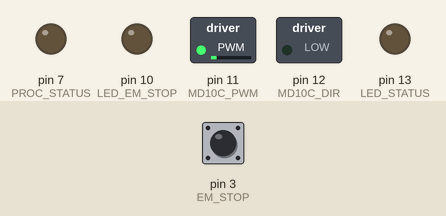
Simulated run of this sketch. Board: Arduino Nano, built with avr-gcc and run on an emulated ATmega328P. On the bench: switched loads named in the sketch (green lamp = pin HIGH), output pins drawn as LEDs (lit = HIGH). The test bench sets the inputs (shaded band); at power-on: pin 3 (EM_STOP) HIGH.

Above: at 1.2 s.
1.3 s: pin 3 (EM_STOP) pulled LOW for 0.15 s
At 21.2 s:
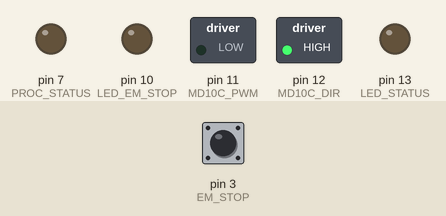
Timing chart, 0 to 21.5 s (numbered marks = the images above; inputs shaded):
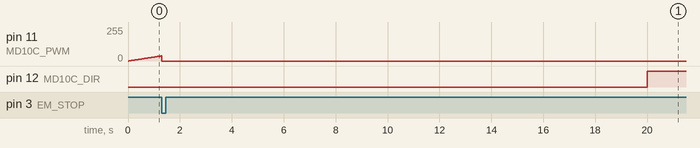

The sketch:

DB1_Robot_Project_Motor_Controller_Test.ino
```cpp
/*
  DB1 Robot Project - Motor Controller Test
  db1-motor-control-test.ino
  Controls single DC Gearmotor with Rotary Encoder
  Motor driven with Cytron MD10C Motor Driver

  Basic Emergency Stop Functionality Test
  Emergency Stop on INT1

  Version 0.43
  Updated 2020-04-30

  DroneBot Workshop 2020
  https://dronebotworkshop.com
*/


// Robot-Specific Options
// Change as required

// Motor Parameters (change as required)
// Motor rotary encoder output pulses per rotation
float count_rev = 374.32;

// Wheel Parameters
// Wheel diameter in millimeters, change if different
float wheel_diameter = 101.60;

// I2C Address List
int i2cAddr0 = 9;    // I2C Address 0
int i2cAddr1 = 10;    // I2C Address 1
int i2cAddr2 = 11;    // I2C Address 2
int i2cAddr3 = 12;    // I2C Address 3

// PWM Frequency Divisors
int pwmDiv0 = 1;
int pwmDiv1 = 8;


// Pin number definitions
// Arduino Nano or ATMega328 design

// Rotary Encoder output to Arduino Interrupt pin 2 (ATMega328 pin 4) - INT 0
#define ENC_IN 2

// Emergency Stop to Arduino Interrupt pin 3 (ATMega328 pin 5) - INT 1
#define EM_STOP 3

// MD10C PWM connected to Arduino pin 11 (ATMega328 pin 17)
#define MD10C_PWM 11

// MD10C DIR connected to Arduino pin 12 (ATMega328 pin 18)
#define MD10C_DIR 12

// I2C Address Select connected to Arduino pins 4 & 5 (ATMega328 pins 6 & 11)
#define I2C_ADDR0 4
#define I2C_ADDR1 5

// PWM Frequency Select connected to Arduino pin 6 (ATMega328 pin 12)
#define PWM_FREQ 6

// Status LED Output connected to Arduino pin 13 (ATMega328 pin 19)
#define LED_STATUS 13

// Processor Status Output connected to Arduino pin 7 (ATMega328 pin 13)
#define PROC_STATUS 7

// Emergency Stop LED Output connected to Arduino pin 10 (ATMega328 pin 16)
#define LED_EM_STOP 10

// Emergency Stop Inputs (Analog Inputs used as Digital Inputs)
#define EM_STOP_0 8   // Arduino pin 8 (ATMega328 pin 14)
#define EM_STOP_1 9   // Arduino pin 9 (ATMega328 pin 15)
#define EM_STOP_2 A0  // Arduino pin A0 (ATMega328 pin 23)
#define EM_STOP_3 A1  // Arduino pin A1 (ATMega328 pin 24)
#define EM_STOP_4 A2  // Arduino pin A2 (ATMega328 pin 25)
#define EM_STOP_5 A3  // Arduino pin A3 (ATMega328 pin 26)


// Operational Variables

// Pulse count from encoder
volatile long encoderValue = 0;

// One-second interval for measurements
int interval = 1000;

// Counters for milliseconds
long previousMillis = 0;
long currentMillis = 0;

// Variable for RPM measurement
int rpm = 0;

// Variable for PWM motor speed output
volatile int motorPwm = 0;

// Variable for motor direction
int motorDir = 1;

// Variable for Motor Status
// 0 = Busy
// 1 = Ready
// 8 = Stop
// 9 = Emergency Stop
volatile int motorStatus = 0;

// Variable for I2C final address
int i2cAddr;


/*
  Function Status

   CMtoSteps - Convert from centimeters to steps - DONE
   clearStop - Clears Emergency Stop condition - FUNCTIONAL
   getStatus - Returns current motor and controller status - NOT CODED
   motorAccel - Accelerates motor between two speeds - DONE
   motorDecel - Decelerates motor between two speeds - DONE
   motorMove - Moves motor at desired speed - DONE
   motorRPM - Reads encoder, returns speed in RPM - NOT CODED
   moveDistance - Move robot platform a specified distance in CM - NOT CODED
   movePWM - Moves motor at speed specified by PWM value - DONE
   moveRPM - Moves motor at speed specified by RPM value - NOT CODED
   readRPM - Reads motor speed in RPM - NOT CODED
   setI2C - Select I2C address based upon state of two I2C Address Pins - DONE
   setPWM - Select motor PWM Frequency based upon state of PWM FREQ Pin - DONE
   setPwmFrequency - Sets PWM frequency using a divisor - DONE
   stopMotor - Stops motor - DONE

*/


// Interrupt Service Routine
// Rotary Encoder input
// Interrupt 0

void isr_rotencode() {

}


// Interrupt Service Routine
// Emergency Stop input
// Interrupt 1

void isr_emstop() {
  // Set motor speed to zero
  motorPwm = 0;
  // Stop Motor by sending PWM signal low
  digitalWrite(MD10C_PWM, 0);

  // Set Status
  motorStatus = 9;

}


// CMtoSteps Function
// Convert from centimeters to steps

int CMtoSteps(float cm) {

  int result;  // Final calculation result
  float circumference = (wheel_diameter * 3.14) / 10; // Calculate wheel circumference in cm
  float cm_step = circumference / count_rev;  // CM per Step

  float f_result = cm / cm_step;  // Calculate result as a float
  result = (int) f_result; // Convert to an integer (note this is NOT rounded)

  return result;  // End and return result

}


// clearStop Function (I2C Command)
// Clears Emergency Stop condition

void clearStop()
{
  // Reset Motor Speed variable
  motorPwm = 0;

  // Write values to Motor Driver
  analogWrite(MD10C_PWM, motorPwm);

  // Set Status to Ready
  motorStatus = 1;
}


// getStatus Function (I2C Command)
// Returns current motor and controller status

void getStatus()
{

}


// motorAccel Function
// Accelerates motor between two speeds
// Required Low Speed and High Speed
// Optional Period of acceleration

void motorAccel(int mspeedlow, int mspeedhigh, int per = 1000) {

  // Determine the increment
  long incr;
  if (mspeedhigh > mspeedlow) {
    incr = per / (mspeedhigh - mspeedlow);
  } else {
    incr = 1;
  }

  for (int i = mspeedlow; i <= mspeedhigh; i++) {
    currentMillis = millis();
    while (millis() < currentMillis + incr) {
      // Drive motor for period in ms
      motorMove(i);
    }
  }
}


// motorDecel Function
// Decelerates motor between two speeds
// Required Low Speed and High Speed
// Optional Period of deceleration

void motorDecel(int mspeedlow, int mspeedhigh, int per = 1000) {

  // Determine the increment
  long incr;
  if (mspeedhigh > mspeedlow) {
    incr = per / (mspeedhigh - mspeedlow);
  } else {
    incr = 1;
  }

  for (int i = mspeedhigh; i >= mspeedlow; i--) {
    currentMillis = millis();
    while (millis() < currentMillis + incr) {
      // Drive motor for period in ms
      motorMove(i);
    }
  }
}


// motorMove Function
// Moves motor at desired speed
// Replaces analogWrite function by checking status

void motorMove(int mtrspeed) {
  // Check motor status
  if (motorStatus == 9) {
    digitalWrite(MD10C_PWM, 0);
  } else {
    analogWrite(MD10C_PWM, mtrspeed);
  }

}


// motorRPM Function
// Reads encoder, returns speed in RPM

int motorRPM(int encpulse)
{

}


// moveDistance Function (I2C Command)
// Move robot platform a specified distance in CM
// Required Distance and Direction parameters
// Optional PWM Speed parameter - 0 to 255
// Optional Acceleration parameter - 1 ms to 60 seconds(0 = none)
// Optional Acceleration parameter - 1 ms to 60 seconds(0 = none)

void moveDistance(int dis, int dr, int spp = 255, int acl = 0, int dcl = 0)
{

  // Set Status to Busy
  if (motorStatus == 9) {
    motorStatus = 9;
  } else {
    motorStatus = 0;
  }

  // Keep Direction between 0 and 1
  if (dr > 1) dr = 1;
  if (dr < 0) dr = 0;

  // Keep acceleration between 0 and 1 minute
  if (acl > 60000) acl = 60000;
  if (acl < 0) acl = 0;

  // Keep deceleration between 0 and 1 minute
  if (dcl > 60000) dcl = 60000;
  if (dcl < 0) dcl = 0;


  // Set Status to Ready
  if (motorStatus == 9) {
    motorStatus = 9;
  } else {
    motorStatus = 1;
  }
}


// movePWM Function (I2C Command)
// Moves motor at speed specified by PWM value
// Required Speed and Direction parameters
// Optional Run Time parameter in milliseconds - 1 ms to 60 seconds(0 = forever)
// Optional Acceleration parameter in milliseconds  - 1 ms to 60 seconds(0 = none)
// Optional Deceleration parameter in milliseconds  - 1 ms to 60 seconds(0 = none)

void movePWM(int spp, int dr, int tm = 60000, int acl = 0, int dcl = 0)
{

  // Set Status to Busy
  if (motorStatus == 9) {
    motorStatus = 9;
  } else {
    motorStatus = 0;
  }

  // Keep PWM speed between 0 and 255
  if (spp > 255) spp = 255;
  if (spp < 0) spp = 0;

  // Keep Direction between 0 and 1
  if (dr > 1) dr = 1;
  if (dr < 0) dr = 0;

  // Keep run time between 0 and 1 minute
  if (tm > 60000) tm = 60000;
  if (tm < 0) tm = 0;

  // Keep acceleration between 0 and 1 minute
  if (acl > 60000) acl = 60000;
  if (acl < 0) acl = 0;

  // Keep deceleration between 0 and 1 minute
  if (dcl > 60000) dcl = 60000;
  if (dcl < 0) dcl = 0;

  // Set Motor Direction
  digitalWrite(MD10C_DIR, dr);

  // Check if there is Acceleration specified
  // If Yes then call accelerate function
  if (acl > 0) {
    motorAccel(0, spp, acl);
    // Update the motor speed variable
    motorPwm = spp;
  }

  // Check if Run Time specified
  // If Yes run for desired time and check for deceletation
  // If no then run forever
  if (tm > 0) {
    // Run for specified period
    currentMillis = millis();
    motorMove(spp);
    // Update the motor speed variable
    motorPwm = spp;
    while (millis() < currentMillis + tm) {
      //wait for time in ms
    }

    // Check for Deceleration
    if (dcl > 0) {
      // Call decelerate function
      motorDecel(0, spp, dcl);
      // Update the motor speed variable
      motorPwm = 0;
    } else {
      // Stop the motor
      analogWrite(MD10C_PWM, 0);
      // Update the motor speed variable
      motorPwm = 0;
    }

  } else {

    // Write speed to Motor Driver
    motorMove(spp);

  }

  // Set Status to Ready
  if (motorStatus == 9) {
    motorStatus = 9;
  } else {
    motorStatus = 1;
  }

}


// moveRPM Function (I2C Command)
// Moves motor at speed specified by RPM value
// Required Speed and Direction parameters
// Optional Run Time parameter - 1 ms to 60 seconds(0 = forever)
// Optional Acceleration parameter - 1 ms to 60 seconds(0 = none)
// Optional Acceleration parameter - 1 ms to 60 seconds(0 = none)

void moveRPM(int spr, int dr, int tm = 60000, int acl = 0, int dcl = 0)
{

  // Set Status to Busy
  //motorStatus = 0;

  // Keep Direction between 0 and 1
  if (dr > 1) dr = 1;
  if (dr < 0) dr = 0;

  // Keep run time between 0 and 1 minute
  if (tm > 60000) tm = 60000;
  if (tm < 0) tm = 0;

  // Keep acceleration between 0 and 1 minute
  if (acl > 60000) acl = 60000;
  if (acl < 0) acl = 0;

  // Keep deceleration between 0 and 1 minute
  if (dcl > 60000) dcl = 60000;
  if (dcl < 0) dcl = 0;


  // Set Status to Ready
  if (motorStatus == 9) {
    motorStatus = 9;
  } else {
    motorStatus = 1;
  }

}


// readRPM Function (I2C Command)
// Reads motor speed in RPM

void readRPM()
{

}


// setI2C Function
// Select I2C address based upon state of two I2C Address Pins
// Input four I2C Addresses
// Returns selected I2C Address

int setI2C(int addr0, int addr1, int addr2, int addr3) {

  int i2cpinstate0;  // State of I2C address select pin 0
  int i2cpinstate1;  // State of I2C address select pin 1
  int i2caddress;  // Final I2C address

  i2cpinstate0 = digitalRead(I2C_ADDR0); //Read I2C address select pin 0
  i2cpinstate1 = digitalRead(I2C_ADDR1); //Read I2C address select pin 1

  if (i2cpinstate0 == 0 & i2cpinstate1 == 0 ) {
    i2caddress = addr0;
  } else if (i2cpinstate0 == 1 & i2cpinstate1 == 0 ) {
    i2caddress = addr1;
  } else if (i2cpinstate0 == 0 & i2cpinstate1 == 1 ) {
    i2caddress = addr2;
  } else if (i2cpinstate0 == 1 & i2cpinstate1 == 1 ) {
    i2caddress = addr3;
  } else {
    i2caddress = addr0;
  }

  return i2caddress; //End and return I2C address
}


// setPWM Function
// Select motor PWM Frequency based upon state of PWM FREQ Pin
// Input two PWM Frequency Divisors
// Calls setPwmFrequency
// Sets frequency and returns selected PWM Divisor

int setPWM(int div0, int div1) {

  int pwmpinstate;  // State of PWM Frequency select pin
  int pwmdiv;     // Final divisor for PWM frequency

  pwmpinstate = digitalRead(PWM_FREQ); //Read I2C address select pin 0

  if (pwmpinstate == 0  ) {
    pwmdiv = div0;
  } else {
    pwmdiv = div1;
  }

  // Set the PWM frequency based upon the selected divisor
  setPwmFrequency(MD10C_PWM, pwmdiv);

  return pwmdiv; //End and return selected divisor

}


// setPwmFrequency Function
// Sets PWM frequency using a divisor

void setPwmFrequency(int pin, int divisor) {
  byte mode;
  if (pin == 5 || pin == 6 || pin == 9 || pin == 10) {
    switch (divisor) {
      case 1: mode = 0x01; break;
      case 8: mode = 0x02; break;
      case 64: mode = 0x03; break;
      case 256: mode = 0x04; break;
      case 1024: mode = 0x05; break;
      default: return;
    }
    if (pin == 5 || pin == 6) {
      TCCR0B = TCCR0B & 0b11111000 | mode;
    } else {
      TCCR1B = TCCR1B & 0b11111000 | mode;
    }
  } else if (pin == 3 || pin == 11) {
    switch (divisor) {
      case 1: mode = 0x01; break;
      case 8: mode = 0x02; break;
      case 32: mode = 0x03; break;
      case 64: mode = 0x04; break;
      case 128: mode = 0x05; break;
      case 256: mode = 0x06; break;
      case 1024: mode = 0x07; break;
      default: return;
    }
    TCCR2B = TCCR2B & 0b11111000 | mode;
  }
}


// stopMotor Function (I2C Command)
// Stops motor
// Optional Decelation parameter

void stopMotor(int dcl = 0)
{

  // Set Status to Busy
  //motorStatus = 0;

  // Get current motor PWM speed
  int spp = motorPwm;

  // Keep deceleration between 0 and 1 minute
  if (dcl > 60000) dcl = 60000;
  if (dcl < 0) dcl = 0;

  // Check for deceleration
  if (dcl > 0) {
    motorDecel(0, spp, dcl);
  }


  // Write values to motor driver to stop motor
  digitalWrite(MD10C_PWM, 0);

  // Reset Motor Speed variable
  motorPwm = 0;


  // Set Status to Stop
  if (motorStatus == 9) {
    motorStatus = 9;
  } else {
    motorStatus = 8;
  }
}


void setup() {

  // Setup Serial Monitor for debugging
  Serial.begin(9600);

  // Setup Pins as required

  // Set Cytron Motor pins as Outputs
  pinMode(MD10C_PWM, OUTPUT);
  pinMode(MD10C_DIR, OUTPUT);

  // Set encoder as an Input with internal pullup
  pinMode(ENC_IN, INPUT_PULLUP);

  // Set emergency stop as an Input with internal pullup
  pinMode(EM_STOP, INPUT_PULLUP);

  // Set Emergency Stop pins as Inputs with internal pullups
  pinMode(EM_STOP_0, INPUT_PULLUP);
  pinMode(EM_STOP_1, INPUT_PULLUP);
  pinMode(EM_STOP_2, INPUT_PULLUP);
  pinMode(EM_STOP_3, INPUT_PULLUP);
  pinMode(EM_STOP_4, INPUT_PULLUP);
  pinMode(EM_STOP_5, INPUT_PULLUP);

  // Set I2C Address Select pins as Inputs
  pinMode(I2C_ADDR0, INPUT);
  pinMode(I2C_ADDR1, INPUT);

  // Set PWM Address Select pin as Input
  pinMode(PWM_FREQ, INPUT);

  // Set Status and EM Stop LEDs as Outputs
  pinMode(LED_STATUS, OUTPUT);
  pinMode(LED_EM_STOP, OUTPUT);

  // Set Processor Status as Output
  pinMode(PROC_STATUS, OUTPUT);


  // Set the PWM Frequency
  setPwmFrequency(MD10C_PWM, 8);
  //setPwmFrequency(MD10C_PWM, 1);

  //Determine I2C Slave Address
  //i2cAddr = setI2C(i2cAddr0,i2cAddr1,i2cAddr2,i2cAddr3);

  //Attach Emergency Stop Interrupt
  attachInterrupt(1, isr_emstop, FALLING);


  // Set Motor Status to Ready
  motorStatus = 1;


}

void loop() {


  movePWM(150, 0, 10000, 5000, 3000);
  delay(2000);
  movePWM(250, 1, 8000, 5000, 3000);
  delay(2000);


}
```
